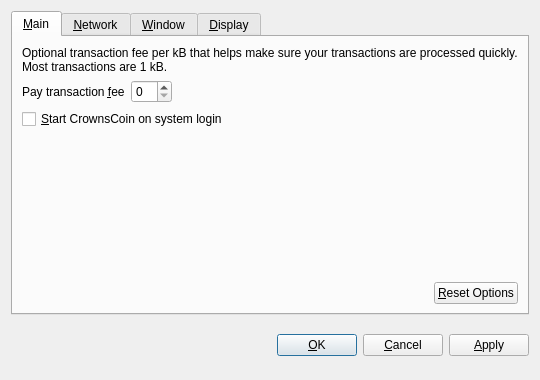
<?xml version="1.0" encoding="UTF-8"?>
<ui version="4.0">
 <class>OptionsDialog</class>
 <widget class="QDialog" name="OptionsDialog">
  <property name="geometry">
   <rect>
    <x>0</x>
    <y>0</y>
    <width>540</width>
    <height>380</height>
   </rect>
  </property>
  <property name="windowTitle">
   <string>Options</string>
  </property>
  <property name="modal">
   <bool>true</bool>
  </property>
  <layout class="QVBoxLayout" name="verticalLayout">
   <item>
    <widget class="QTabWidget" name="tabWidget">
     <property name="tabPosition">
      <enum>QTabWidget::North</enum>
     </property>
     <property name="currentIndex">
      <number>0</number>
     </property>
     <widget class="QWidget" name="tabMain">
      <attribute name="title">
       <string>&amp;Main</string>
      </attribute>
      <layout class="QVBoxLayout" name="verticalLayout_Main">
       <item>
        <widget class="QLabel" name="transactionFeeInfoLabel">
         <property name="text">
          <string>Optional transaction fee per kB that helps make sure your transactions are processed quickly. Most transactions are 1 kB.</string>
         </property>
         <property name="textFormat">
          <enum>Qt::PlainText</enum>
         </property>
         <property name="wordWrap">
          <bool>true</bool>
         </property>
        </widget>
       </item>
       <item>
        <layout class="QHBoxLayout" name="horizontalLayout_1_Main">
         <item>
          <widget class="QLabel" name="transactionFeeLabel">
           <property name="text">
            <string>Pay transaction &amp;fee</string>
           </property>
           <property name="textFormat">
            <enum>Qt::PlainText</enum>
           </property>
           <property name="buddy">
            <cstring>transactionFee</cstring>
           </property>
          </widget>
         </item>
         <item>
          <widget class="BitcoinAmountField" name="transactionFee"/>
         </item>
         <item>
          <spacer name="horizontalSpacer_1_Main">
           <property name="orientation">
            <enum>Qt::Horizontal</enum>
           </property>
           <property name="sizeHint" stdset="0">
            <size>
             <width>40</width>
             <height>20</height>
            </size>
           </property>
          </spacer>
         </item>
        </layout>
       </item>
       <item>
        <widget class="QCheckBox" name="bitcoinAtStartup">
         <property name="toolTip">
          <string>Automatically start CrownsCoin after logging in to the system.</string>
         </property>
         <property name="text">
          <string>&amp;Start CrownsCoin on system login</string>
         </property>
        </widget>
       </item>
       <item>
        <spacer name="verticalSpacer_Main">
         <property name="orientation">
          <enum>Qt::Vertical</enum>
         </property>
         <property name="sizeHint" stdset="0">
          <size>
           <width>20</width>
           <height>40</height>
          </size>
         </property>
        </spacer>
       </item>
       <item>
        <layout class="QHBoxLayout" name="horizontalLayout_2_Main">
         <item>
          <spacer name="horizontalSpacer_2_Main">
           <property name="orientation">
            <enum>Qt::Horizontal</enum>
           </property>
           <property name="sizeHint" stdset="0">
            <size>
             <width>40</width>
             <height>20</height>
            </size>
           </property>
          </spacer>
         </item>
         <item>
          <widget class="QPushButton" name="resetButton">
           <property name="toolTip">
            <string>Reset all client options to default.</string>
           </property>
           <property name="text">
            <string>&amp;Reset Options</string>
           </property>
           <property name="autoDefault">
            <bool>false</bool>
           </property>
          </widget>
         </item>
        </layout>
       </item>
      </layout>
     </widget>
     <widget class="QWidget" name="tabNetwork">
      <attribute name="title">
       <string>&amp;Network</string>
      </attribute>
      <layout class="QVBoxLayout" name="verticalLayout_Network">
       <item>
        <widget class="QCheckBox" name="mapPortUpnp">
         <property name="toolTip">
          <string>Automatically open the CrownsCoin client port on the router. This only works when your router supports UPnP and it is enabled.</string>
         </property>
         <property name="text">
          <string>Map port using &amp;UPnP</string>
         </property>
        </widget>
       </item>
       <item>
        <widget class="QCheckBox" name="connectSocks">
         <property name="toolTip">
          <string>Connect to the CrownsCoin network through a SOCKS proxy (e.g. when connecting through Tor).</string>
         </property>
         <property name="text">
          <string>&amp;Connect through SOCKS proxy:</string>
         </property>
        </widget>
       </item>
       <item>
        <layout class="QHBoxLayout" name="horizontalLayout_Network">
         <item>
          <widget class="QLabel" name="proxyIpLabel">
           <property name="text">
            <string>Proxy &amp;IP:</string>
           </property>
           <property name="textFormat">
            <enum>Qt::PlainText</enum>
           </property>
           <property name="buddy">
            <cstring>proxyIp</cstring>
           </property>
          </widget>
         </item>
         <item>
          <widget class="QValidatedLineEdit" name="proxyIp">
           <property name="maximumSize">
            <size>
             <width>140</width>
             <height>16777215</height>
            </size>
           </property>
           <property name="toolTip">
            <string>IP address of the proxy (e.g. 127.0.0.1)</string>
           </property>
          </widget>
         </item>
         <item>
          <widget class="QLabel" name="proxyPortLabel">
           <property name="text">
            <string>&amp;Port:</string>
           </property>
           <property name="textFormat">
            <enum>Qt::PlainText</enum>
           </property>
           <property name="buddy">
            <cstring>proxyPort</cstring>
           </property>
          </widget>
         </item>
         <item>
          <widget class="QLineEdit" name="proxyPort">
           <property name="maximumSize">
            <size>
             <width>55</width>
             <height>16777215</height>
            </size>
           </property>
           <property name="toolTip">
            <string>Port of the proxy (e.g. 9050)</string>
           </property>
          </widget>
         </item>
         <item>
          <widget class="QLabel" name="socksVersionLabel">
           <property name="text">
            <string>SOCKS &amp;Version:</string>
           </property>
           <property name="textFormat">
            <enum>Qt::PlainText</enum>
           </property>
           <property name="buddy">
            <cstring>socksVersion</cstring>
           </property>
          </widget>
         </item>
         <item>
          <widget class="QValueComboBox" name="socksVersion">
           <property name="toolTip">
            <string>SOCKS version of the proxy (e.g. 5)</string>
           </property>
          </widget>
         </item>
         <item>
          <spacer name="horizontalSpacer_Network">
           <property name="orientation">
            <enum>Qt::Horizontal</enum>
           </property>
           <property name="sizeHint" stdset="0">
            <size>
             <width>40</width>
             <height>20</height>
            </size>
           </property>
          </spacer>
         </item>
        </layout>
       </item>
       <item>
        <spacer name="verticalSpacer_Network">
         <property name="orientation">
          <enum>Qt::Vertical</enum>
         </property>
         <property name="sizeHint" stdset="0">
          <size>
           <width>20</width>
           <height>40</height>
          </size>
         </property>
        </spacer>
       </item>
      </layout>
     </widget>
     <widget class="QWidget" name="tabWindow">
      <attribute name="title">
       <string>&amp;Window</string>
      </attribute>
      <layout class="QVBoxLayout" name="verticalLayout_Window">
       <item>
        <widget class="QCheckBox" name="minimizeToTray">
         <property name="toolTip">
          <string>Show only a tray icon after minimizing the window.</string>
         </property>
         <property name="text">
          <string>&amp;Minimize to the tray instead of the taskbar</string>
         </property>
        </widget>
       </item>
       <item>
        <widget class="QCheckBox" name="minimizeOnClose">
         <property name="toolTip">
          <string>Minimize instead of exit the application when the window is closed. When this option is enabled, the application will be closed only after selecting Quit in the menu.</string>
         </property>
         <property name="text">
          <string>M&amp;inimize on close</string>
         </property>
        </widget>
       </item>
       <item>
        <spacer name="verticalSpacer_Window">
         <property name="orientation">
          <enum>Qt::Vertical</enum>
         </property>
         <property name="sizeHint" stdset="0">
          <size>
           <width>20</width>
           <height>40</height>
          </size>
         </property>
        </spacer>
       </item>
      </layout>
     </widget>
     <widget class="QWidget" name="tabDisplay">
      <attribute name="title">
       <string>&amp;Display</string>
      </attribute>
      <layout class="QVBoxLayout" name="verticalLayout_Display">
       <item>
        <layout class="QHBoxLayout" name="horizontalLayout_1_Display">
         <item>
          <widget class="QLabel" name="langLabel">
           <property name="text">
            <string>User Interface &amp;language:</string>
           </property>
           <property name="textFormat">
            <enum>Qt::PlainText</enum>
           </property>
           <property name="buddy">
            <cstring>lang</cstring>
           </property>
          </widget>
         </item>
         <item>
          <widget class="QValueComboBox" name="lang">
           <property name="toolTip">
            <string>The user interface language can be set here. This setting will take effect after restarting CrownsCoin.</string>
           </property>
          </widget>
         </item>
        </layout>
       </item>
       <item>
        <layout class="QHBoxLayout" name="horizontalLayout_2_Display">
         <item>
          <widget class="QLabel" name="unitLabel">
           <property name="text">
            <string>&amp;Unit to show amounts in:</string>
           </property>
           <property name="textFormat">
            <enum>Qt::PlainText</enum>
           </property>
           <property name="buddy">
            <cstring>unit</cstring>
           </property>
          </widget>
         </item>
         <item>
          <widget class="QValueComboBox" name="unit">
           <property name="toolTip">
            <string>Choose the default subdivision unit to show in the interface and when sending coins.</string>
           </property>
          </widget>
         </item>
        </layout>
       </item>
       <item>
        <widget class="QCheckBox" name="displayAddresses">
         <property name="toolTip">
          <string>Whether to show CrownsCoin addresses in the transaction list or not.</string>
         </property>
         <property name="text">
          <string>&amp;Display addresses in transaction list</string>
         </property>
        </widget>
       </item>
       <item>
        <widget class="QCheckBox" name="coinControlFeatures">
         <property name="toolTip">
          <string>Whether to show coin control features or not.</string>
         </property>
         <property name="text">
          <string>Display coin &amp;control features (experts only!)</string>
         </property>
        </widget>
       </item>
       <item>
        <spacer name="verticalSpacer_Display">
         <property name="orientation">
          <enum>Qt::Vertical</enum>
         </property>
         <property name="sizeHint" stdset="0">
          <size>
           <width>20</width>
           <height>40</height>
          </size>
         </property>
        </spacer>
       </item>
      </layout>
     </widget>
    </widget>
   </item>
   <item>
    <layout class="QHBoxLayout" name="horizontalLayout_Buttons">
     <item>
      <spacer name="horizontalSpacer_1">
       <property name="orientation">
        <enum>Qt::Horizontal</enum>
       </property>
       <property name="sizeHint" stdset="0">
        <size>
         <width>40</width>
         <height>48</height>
        </size>
       </property>
      </spacer>
     </item>
     <item>
      <widget class="QLabel" name="statusLabel">
       <property name="font">
        <font>
         <weight>75</weight>
         <bold>true</bold>
        </font>
       </property>
       <property name="text">
        <string/>
       </property>
       <property name="textFormat">
        <enum>Qt::PlainText</enum>
       </property>
       <property name="wordWrap">
        <bool>true</bool>
       </property>
      </widget>
     </item>
     <item>
      <spacer name="horizontalSpacer_2">
       <property name="orientation">
        <enum>Qt::Horizontal</enum>
       </property>
       <property name="sizeHint" stdset="0">
        <size>
         <width>40</width>
         <height>48</height>
        </size>
       </property>
      </spacer>
     </item>
     <item>
      <widget class="QPushButton" name="okButton">
       <property name="text">
        <string>&amp;OK</string>
       </property>
      </widget>
     </item>
     <item>
      <widget class="QPushButton" name="cancelButton">
       <property name="text">
        <string>&amp;Cancel</string>
       </property>
       <property name="autoDefault">
        <bool>false</bool>
       </property>
      </widget>
     </item>
     <item>
      <widget class="QPushButton" name="applyButton">
       <property name="text">
        <string>&amp;Apply</string>
       </property>
       <property name="autoDefault">
        <bool>false</bool>
       </property>
      </widget>
     </item>
    </layout>
   </item>
  </layout>
 </widget>
 <customwidgets>
  <customwidget>
   <class>BitcoinAmountField</class>
   <extends>QSpinBox</extends>
   <header>bitcoinamountfield.h</header>
  </customwidget>
  <customwidget>
   <class>QValueComboBox</class>
   <extends>QComboBox</extends>
   <header>qvaluecombobox.h</header>
  </customwidget>
  <customwidget>
   <class>QValidatedLineEdit</class>
   <extends>QLineEdit</extends>
   <header>qvalidatedlineedit.h</header>
  </customwidget>
 </customwidgets>
 <resources/>
 <connections/>
</ui>
